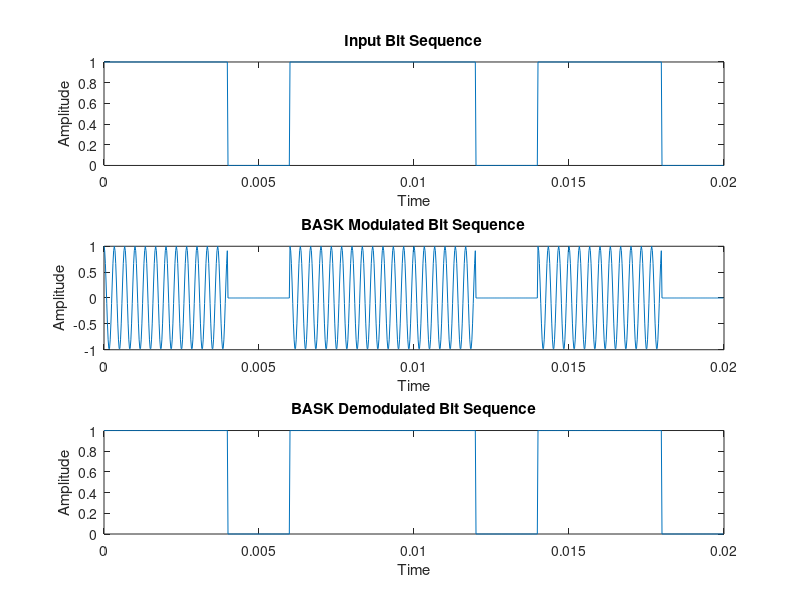
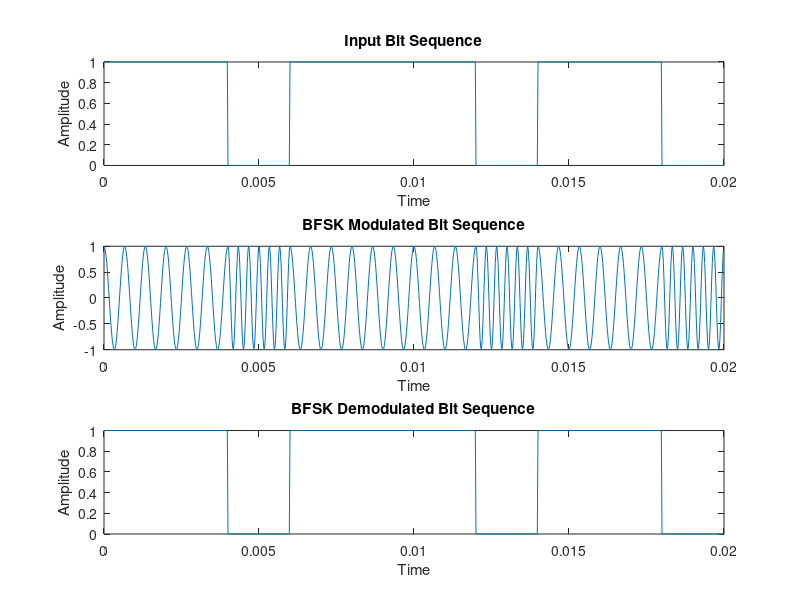
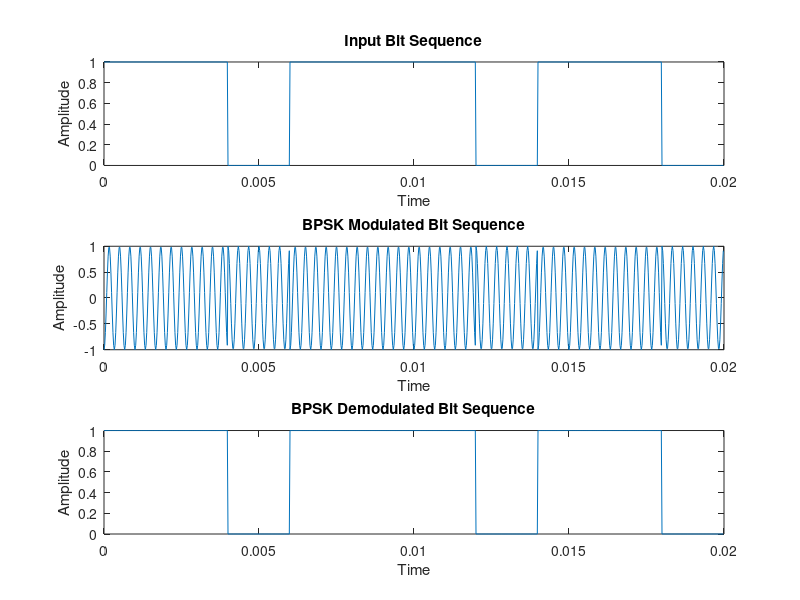

The MATLAB script that drew these images, in order:
clear
close all
clc
%% a
b=randi(2,10,1)-1;
fs=45000;
fc=3000;
bitdur=2/1000;
bitlen=fs*bitdur;
Ac=1;
b2=repmat(b,1,bitlen)';
b2=b2(:)';
%% b
t=0:1/fs:0.02-1/fs;
zer=zeros(1,bitdur*fs);
carr=@(t) Ac*cos(2*pi*fc*t);
baskmodulated=[];
for i=1:length(b)
    t1=t(bitdur*fs*(i-1)+1:bitdur*fs*i);
    if(b(i)==0)
        baskmodulated=[baskmodulated zer];
    elseif(b(i)==1)
        baskmodulated=[baskmodulated carr(t1)];
    end

end
bask_demod=[];
for i=1:length(b)
    t1=t(bitdur*fs*(i-1)+1:bitdur*fs*i);
    x_s0=baskmodulated(bitdur*fs*(i-1)+1:bitdur*fs*i).*zer;
    x_s1=baskmodulated(bitdur*fs*(i-1)+1:bitdur*fs*i).*carr(t1);
    x_s0_sum=sum(x_s0);
    x_s1_sum=sum(x_s1);
    difference=x_s1_sum-x_s0_sum;
    if (difference > 0)
        bask_demod=[bask_demod ones(1,90)];
    else
        bask_demod=[bask_demod zeros(1,90)];
    end
end
figure;
subplot(311);
plot(t,b2);
xlabel('Time');
ylabel('Amplitude');
title('Input Bit Sequence');
subplot(312);
plot(t,baskmodulated);
xlabel('Time');
ylabel('Amplitude');
title('BASK Modulated Bit Sequence');
subplot(313);
plot(t,bask_demod);
xlabel('Time');
ylabel('Amplitude');
title('BASK Demodulated Bit Sequence');
%% c
bfskmodulated=[];
f1=3000;
f2=1500;
carrf=@(t,fc) Ac*cos(2*pi*fc*t);
for i=1:length(b)
    t1=t(bitdur*fs*(i-1)+1:bitdur*fs*i);
    if(b(i)==0)
        bfskmodulated=[bfskmodulated carrf(t1,f1)];
    elseif(b(i)==1)
        bfskmodulated=[bfskmodulated carrf(t1,f2)];
    end

end
bfsk_demod=[];
for i=1:length(b)
    t1=t(bitdur*fs*(i-1)+1:bitdur*fs*i);
    x_s0=bfskmodulated(bitdur*fs*(i-1)+1:bitdur*fs*i).*carrf(t1,f1);
    x_s1=bfskmodulated(bitdur*fs*(i-1)+1:bitdur*fs*i).*carrf(t1,f2);
    x_s0_sum=sum(x_s0);
    x_s1_sum=sum(x_s1);
    difference=x_s1_sum-x_s0_sum;
    if (difference > 0)
        bfsk_demod=[bfsk_demod ones(1,90)];
    else
        bfsk_demod=[bfsk_demod zeros(1,90)];
    end
end
figure;
subplot(311);
plot(t,b2);
xlabel('Time');
ylabel('Amplitude');
title('Input Bit Sequence');
subplot(312);
plot(t,bfskmodulated);
xlabel('Time');
ylabel('Amplitude');
title('BFSK Modulated Bit Sequence');
subplot(313);
plot(t,bfsk_demod);
xlabel('Time');
ylabel('Amplitude');
title('BFSK Demodulated Bit Sequence');
%% d
bpskmodulated=[];
M=2; % binary psk
carrp=@(t,m) Ac*cos(2*pi*fc*t + (2*pi*m/(M)));
for i=1:length(b)
    t1=t(bitdur*fs*(i-1)+1:bitdur*fs*i);
    if(b(i)==0)
        bpskmodulated=[bpskmodulated carrp(t1,0)];
    elseif(b(i)==1)
        bpskmodulated=[bpskmodulated carrp(t1,1)];
    end

end
bpsk_demod=[];
for i=1:length(b)
    t1=t(bitdur*fs*(i-1)+1:bitdur*fs*i);
    x_s0=bpskmodulated(bitdur*fs*(i-1)+1:bitdur*fs*i).*carrp(t1,0);
    x_s1=bpskmodulated(bitdur*fs*(i-1)+1:bitdur*fs*i).*carrp(t1,1);
    x_s0_sum=sum(x_s0);
    x_s1_sum=sum(x_s1);
    difference=x_s1_sum-x_s0_sum;
    if (difference > 0)
        bpsk_demod=[bpsk_demod ones(1,90)];
    else
        bpsk_demod=[bpsk_demod zeros(1,90)];
    end
end
figure;
subplot(311);
plot(t,b2);
xlabel('Time');
ylabel('Amplitude');
title('Input Bit Sequence');
subplot(312);
plot(t,bpskmodulated);
xlabel('Time');
ylabel('Amplitude');
title('BPSK Modulated Bit Sequence');
subplot(313);
plot(t,bpsk_demod);
xlabel('Time');
ylabel('Amplitude');
title('BPSK Demodulated Bit Sequence');
